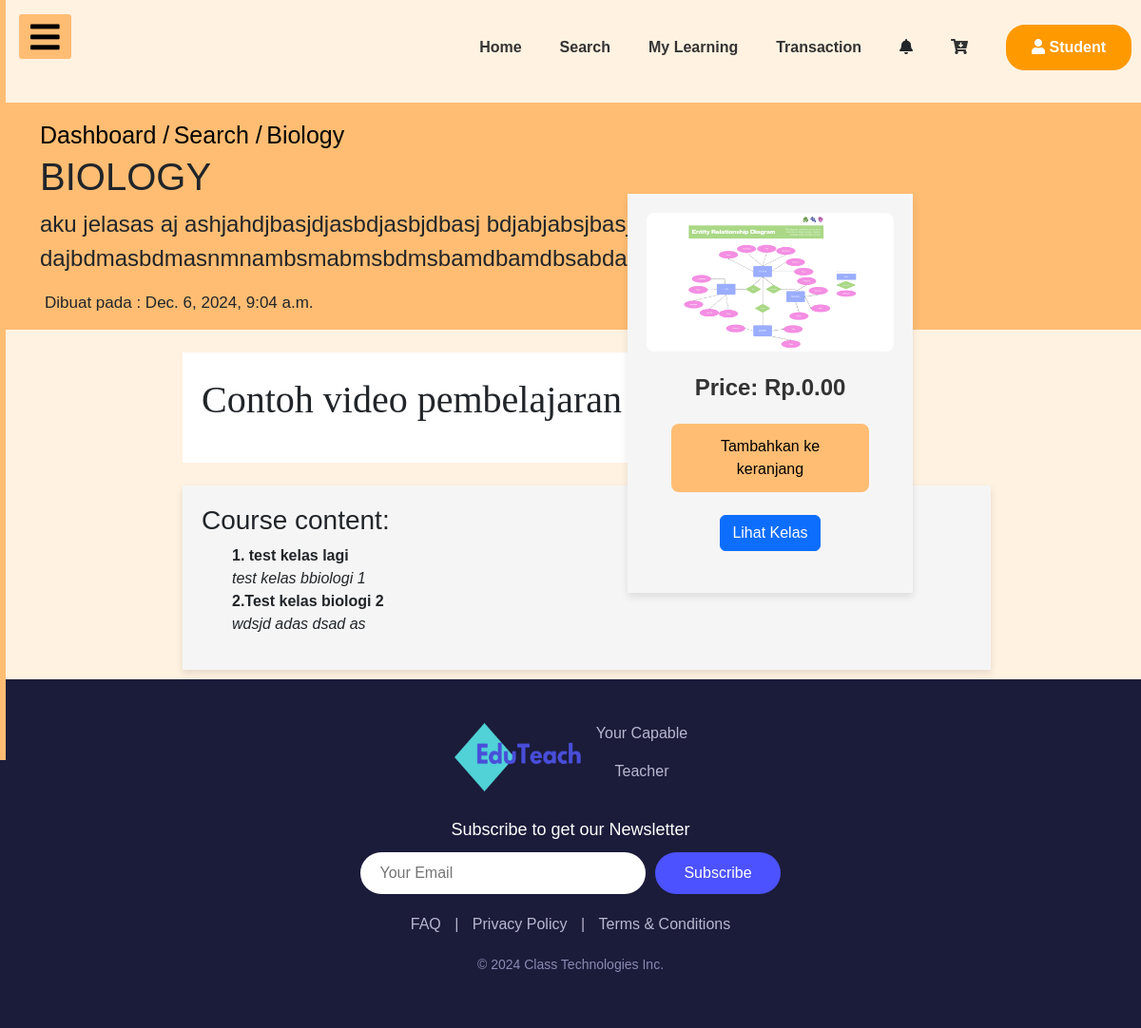
Page /courses_app/post/7/ on the earlier database version.
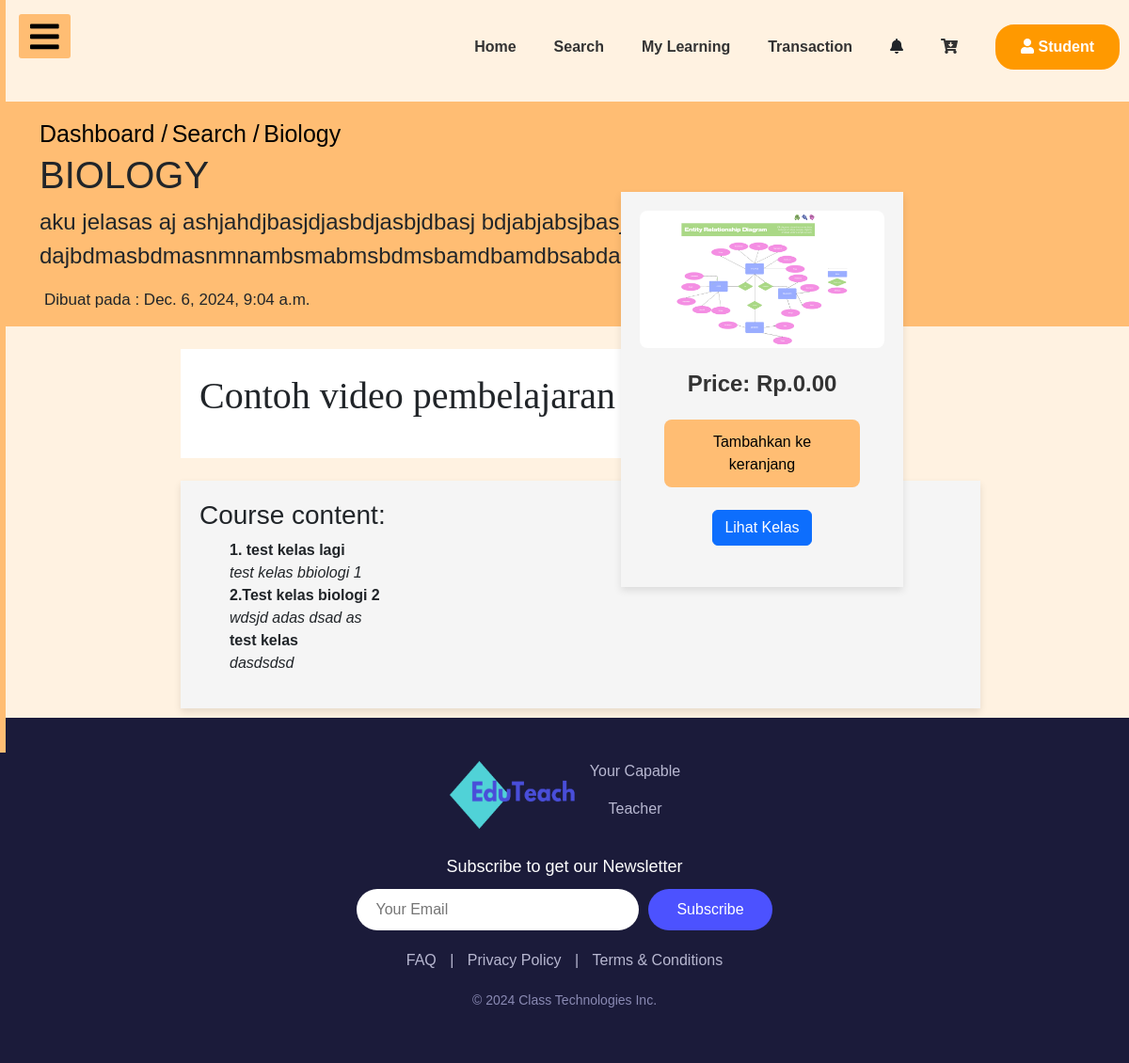
Same page on the later database version.
### courses_app/models.py (models this page shows, shortened)
class Class(models.Model):
    post = models.ForeignKey(Post, on_delete=models.CASCADE, related_name='classes')  # Relasi dengan Post
    class_name = models.CharField(max_length=100)
    text = models.TextField()
    video = EmbedVideoField(blank=True, null=True)

### courses_app/views.py (the view)
# urls.py: path('post/<int:pk>/', views.PostDetailView.as_view(), name='post_detail'),
class PostDetailView(DetailView):
    model = Post
    def get_context_data(self, **kwargs):
        context = super().get_context_data(**kwargs)
        post = self.object
        context['classes'] = post.classes.all()  # Mengambil semua kelas terkait dengan post ini
        return context

### courses_app/templates/courses_app/post_detail.html (shortened to what this page needs)
{% extends 'dashboard_app/base_dashboard_student.html' %}
{% load static %}
{% block head_block %}
<link rel="stylesheet" href="{% static 'css/post_detail.css' %}">
{% endblock %}
{% load embed_video_tags %}
{% block body_block %}
<div class="py-3" style="background:#FFBD73;position: relative;">
    <div class="container">
        <a class="text-black" href="{% url 'user_app:studentdashboard' %}" style="font-size: 25px; text-decoration: none !important;"> Dashboard /</a>
        <a class="text-black" href="{% url 'post_list' %}" style="font-size: 25px; text-decoration: none !important;"> Search /</a>
        <a class="text-black" href="#" style="font-size: 25px; text-decoration: none !important;"> {{ post.title }} </a>
        <h1 class="post-title" >{{ post.title }}</h1>
        <p class="post-content" style="font-size: 24px !important; ">
        {{ post.text | safe | linebreaksbr }}
        </p>
        {% if post.published_date %}
        <div class="date post-date" style="font-size: 17px !important; margin-left: 5px !important;">Dibuat pada : {{ post.published_date }}</div>
        {% else %}
        <a class="btn btn-primary" href="{% url 'post_publish' pk=post.pk %}">Publish</a>
        {% endif %}
    </div>
    <div class="block">
       {% if post.thumbnail %}
        <img src="{{ post.thumbnail.url }}" alt="Thumbnail" style="width: 100%; height: auto;">
       {% else %}
        <p>No image available</p>
       {% endif %}
       <div class="post-price" style="font-size: 24px !important; margin-top: 20px; font-weight: bold;">
        Price: Rp.{{ post.price }}
       </div>
       <button type="button" data-testid="add-to-cart-button" class="ud-btn ud-btn-large ud-btn-brand ud-heading-md add-to-cart" fdprocessedid="s2t4t5" style="width: 80%;">Tambahkan ke keranjang</button>
       <br>
       <a href="{% url 'class_list' pk=post.pk %}" class="btn btn-primary">Lihat Kelas</a>
       <br>
   </div>
</div>
<br>
<div class="item">
    <p class="deskripsi">Contoh video pembelajaran</p>
</div>
<br>
<div id = "content" >
<h3 class="title">Course content:</h3>
    <ul>
        {% if classes %}
            {% for class in classes %}
                <li>
                    <strong>{{ class.class_name }}</strong><br>
                    <em>{{ class.text }}</em><br>
                </li>
            {% endfor %}
        {% else %}
            <li>No classes available for this post.</li>
        {% endif %}
    </ul>
</div>
{% endblock %}

Differences in the rows shown:
added Class: class_name "test kelas", text "dasdsdsd"
